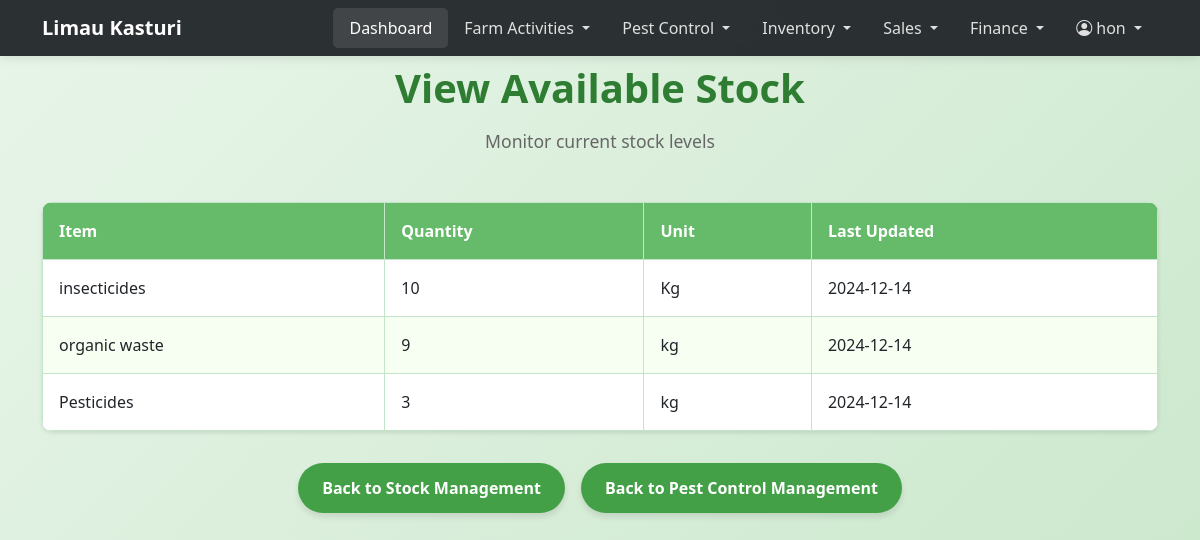
The page /pest_control_management/view_stock.php (signed in) on the database as committed earlier.
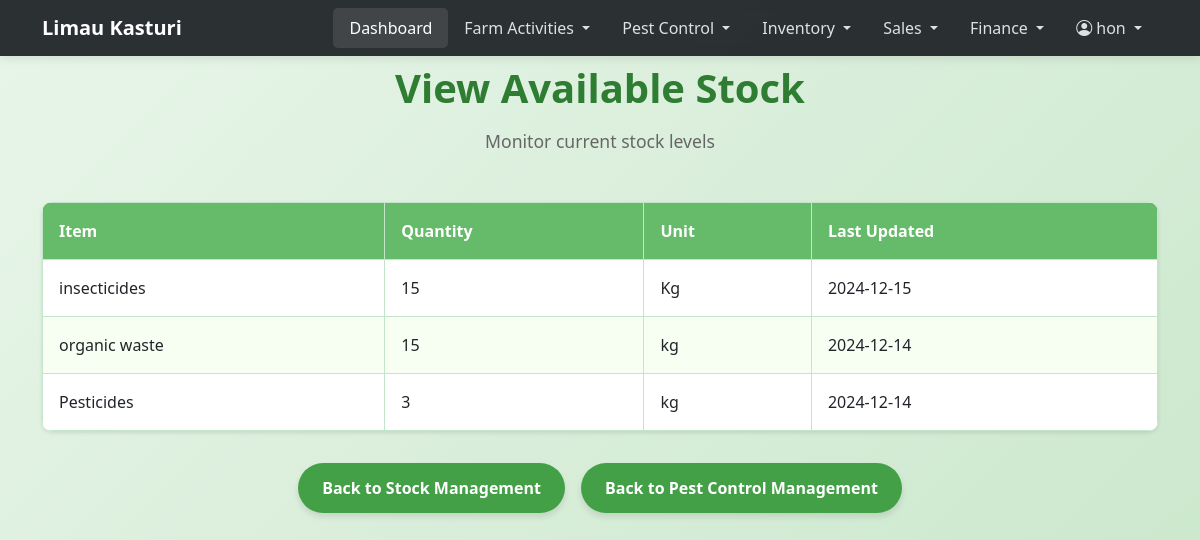
The same page on the database as committed later.
### tables this page shows
CREATE TABLE `stock_management` (
  `id` int NOT NULL,
  `item_name` varchar(100) NOT NULL,
  `quantity` int NOT NULL,
  `unit` varchar(50) DEFAULT NULL,
  `last_updated` date NOT NULL
);

### pest_control_management/view_stock.php (the view, shortened to what this page needs)
<?php
require_once '../header.php';
require_once '../db.php';
$stock = $pdo->query("SELECT * FROM stock_management ORDER BY item_name ASC")->fetchAll(PDO::FETCH_ASSOC);
?>
<!DOCTYPE html>
<html lang="en">
<head>
    <link href="https://cdn.jsdelivr.net/npm/bootstrap@5.1.3/dist/css/bootstrap.min.css" rel="stylesheet">
    <link rel="stylesheet" href="https://cdn.jsdelivr.net/npm/bootstrap-icons@1.7.2/font/bootstrap-icons.css">
</head>
<body>
    <div class="main-content">
        <div class="container">
            <div class="text-center mb-5">
                <h1 class="welcome-text">View Available Stock</h1>
                <p class="subtitle">Monitor current stock levels</p>
            </div>
            <?php if (count($stock) > 0): ?>
                <table>
                    <thead>
                        <tr>
                            <th>Item</th>
                            <th>Quantity</th>
                            <th>Unit</th>
                            <th>Last Updated</th>
                        </tr>
                    </thead>
                    <tbody>
                        <?php foreach ($stock as $item): ?>
                        <tr>
                            <td><?= htmlspecialchars($item['item_name']) ?></td>
                            <td><?= htmlspecialchars($item['quantity']) ?></td>
                            <td><?= htmlspecialchars($item['unit']) ?></td>
                            <td><?= htmlspecialchars($item['last_updated']) ?></td>
                        </tr>
                        <?php endforeach; ?>
                    </tbody>
                </table>
            <?php else: ?>
                <p class="text-center">No stock records available.</p>
            <?php endif; ?>
            <div class="button-container">
                <a href="stock_management.php" class="back-link">Back to Stock Management</a>
                <a href="index.php" class="back-link">Back to Pest Control Management</a>
            </div>
        </div>
    </div>
</body>
</html>

Rows that differ between the two databases and show on the page:
changed stock_management "insecticides": quantity "10" → "15"; last_updated "2024-12-14" → "2024-12-15"
changed stock_management "organic waste": quantity "9" → "15"
